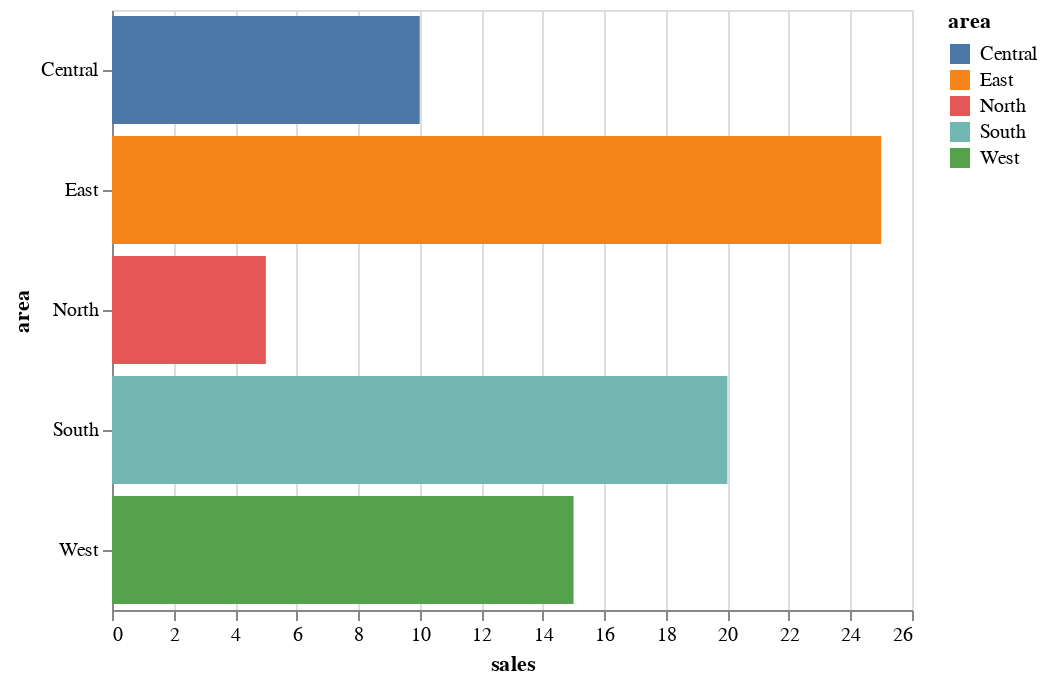

Notebook code for this chart:
### Markdown cell above
### Encoding

- Position Channels: X, Y, X2, Y2
- Color
- Size
- Shape
- ...

### Code cell
alt.Chart(sample).mark_bar().encode(
    y = "area:N",
    x = "sales:Q",
    color = "area:N"
)

### Figure 1 — Vega-Lite specification as saved in the notebook (floating-point values rounded to 4 significant figures)
{"$schema": "https://vega.github.io/schema/vega-lite/v3.4.0.json", "config": {"mark": {"tooltip": null}, "view": {"height": 300, "width": 400}}, "data": {"name": "data-e9a1bf97bac3c6f8642dc2ef7d8e4b49"}, "datasets": {"data-e9a1bf97bac3c6f8642dc2ef7d8e4b49": [{"area": "North", "profit": 2, "sales": 5}, {"area": "East", "profit": 8, "sales": 25}, {"area": "West", "profit": 6, "sales": 15}, {"area": "South", "profit": 5, "sales": 20}, {"area": "Central", "profit": 3, "sales": 10}]}, "encoding": {"color": {"field": "area", "type": "nominal"}, "x": {"field": "sales", "type": "quantitative"}, "y": {"field": "area", "type": "nominal"}}, "mark": "bar"}
